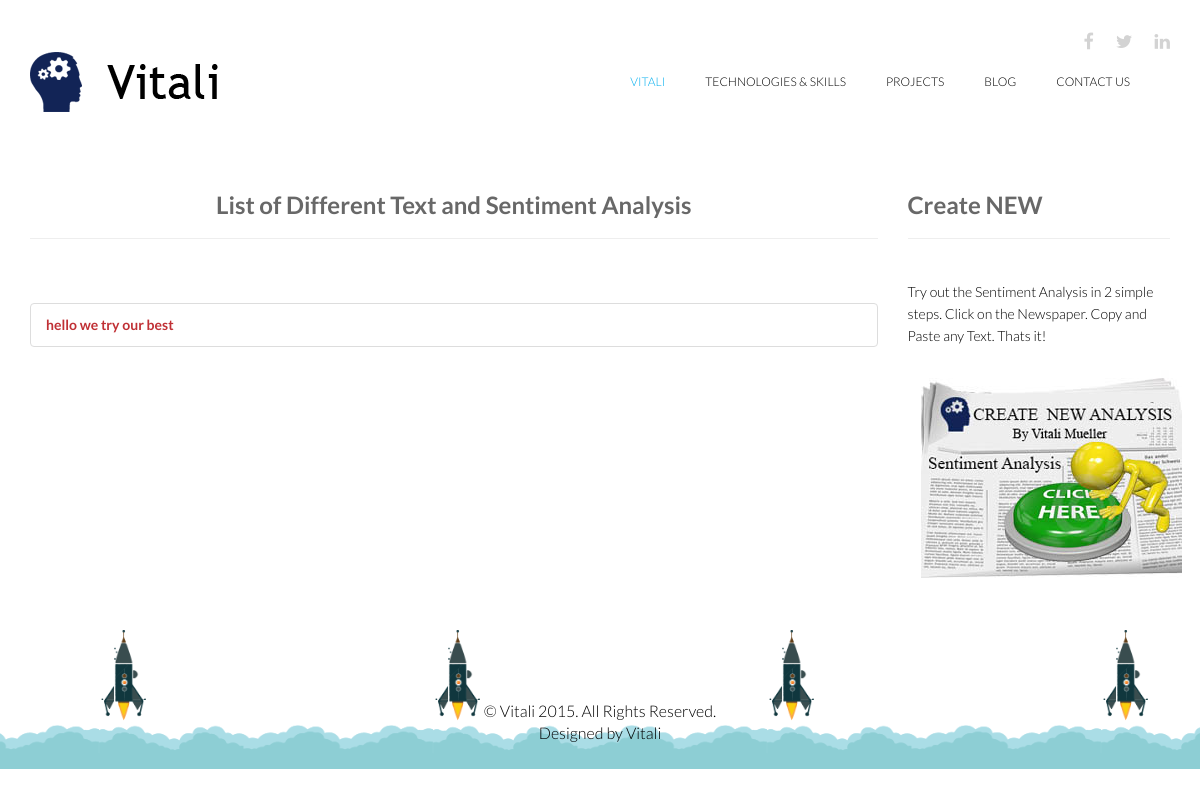
/sentiment/, run on an earlier commit of the app's database.
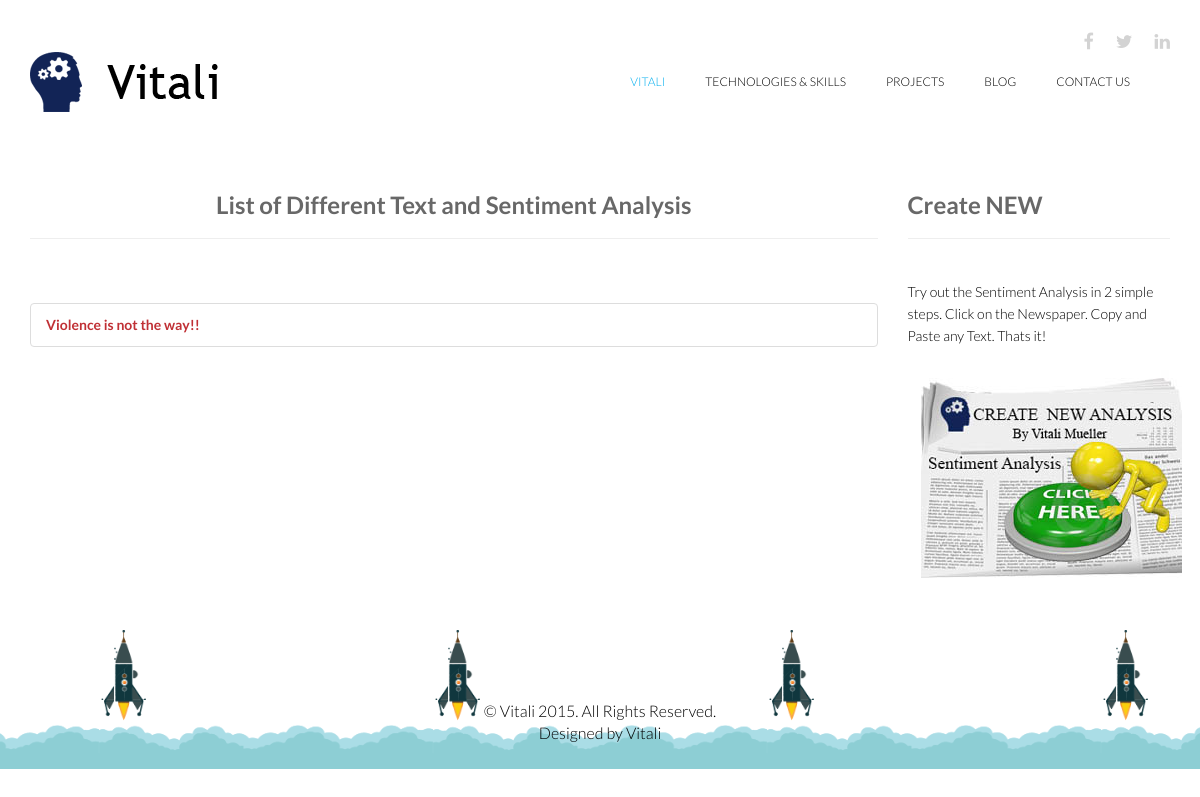
And on a later commit of the database.
### messageboard/models.py (models this page shows, shortened)
class InputText(models.Model):
    title = models.CharField(max_length=255)
    content = models.TextField()
    created = models.DateTimeField(auto_now_add=True, auto_now=False)
    slug = models.SlugField(unique=True)
    def __str__(self):
        return self.title
    def get_absolute_url(self):
        return reverse("sent_detail", kwargs={'slug':self.slug})

### messageboard/views.py (the view)
# urls.py: url(r'^sentiment/$', SentimentList.as_view(), name="sent_list"),
class SentimentList(ListView):
    template_name = 'sentiment/list.html'
    model = InputText
    def get_queryset(self, *args, **kwargs):
        qs = super(SentimentList, self).get_queryset(*args, **kwargs).order_by("-created")
        return qs

### templates/sentiment/list.html
{% extends 'base.html' %}
{% load static %}
{% block content %}
<div class="container">
<div class="row">
    <div class="col-sm-9">
        <h2 class="text-center"><strong>List of Different Text and Sentiment Analysis</strong></h2>
		<hr/>
		<br/>
        <br/>
        <ul class="list-group">
            {% for object in object_list %}
            <li class="list-group-item"> <a href="{{ object.get_absolute_url }}"><strong>{{ object }}</strong></a> </li>
            {% empty %}
            <li class="list-group-item">You have no lists</li>
            {% endfor %}
        </ul>
    </div>
<div class="col-sm-3">
        <h2><strong>Create NEW</strong></h2>
		<hr/>
		<br/>
        Try out the Sentiment Analysis in 2 simple steps.
        Click on the Newspaper. Copy and Paste any Text.
        Thats it!
        <p style="padding: 0; margin: 0;"><a href="{% url 'sent_create' %}" class="btn"><img src="{% static 'vitali/images/portfolio/14.jpg' %}" /></a></p> </div> </div>
</div>
{% endblock content %}

What changed in the data, as far as the page shows it:
removed InputText: title "hello we try our best"
added InputText: title "Violence is not the way!!"
